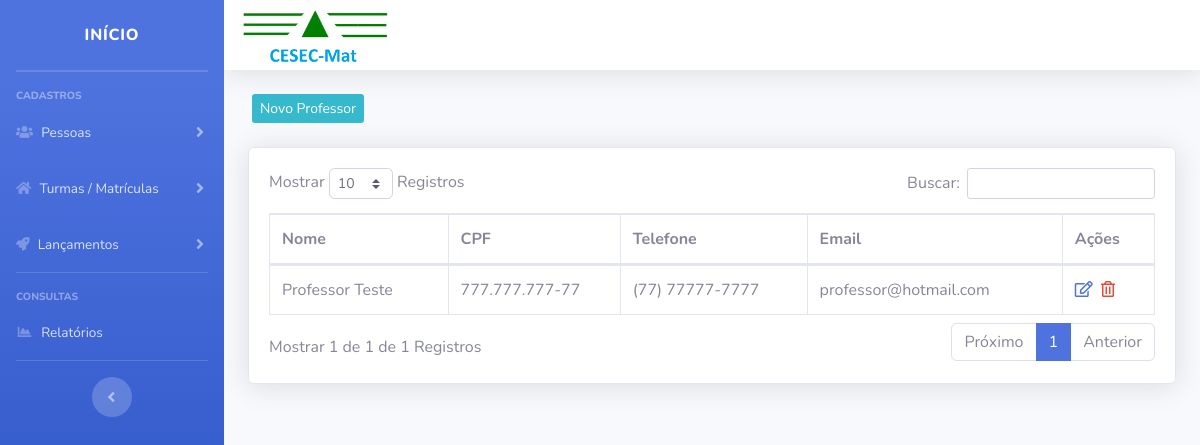
The app's page /cesec/painel/index.php?pag=professores, older data.
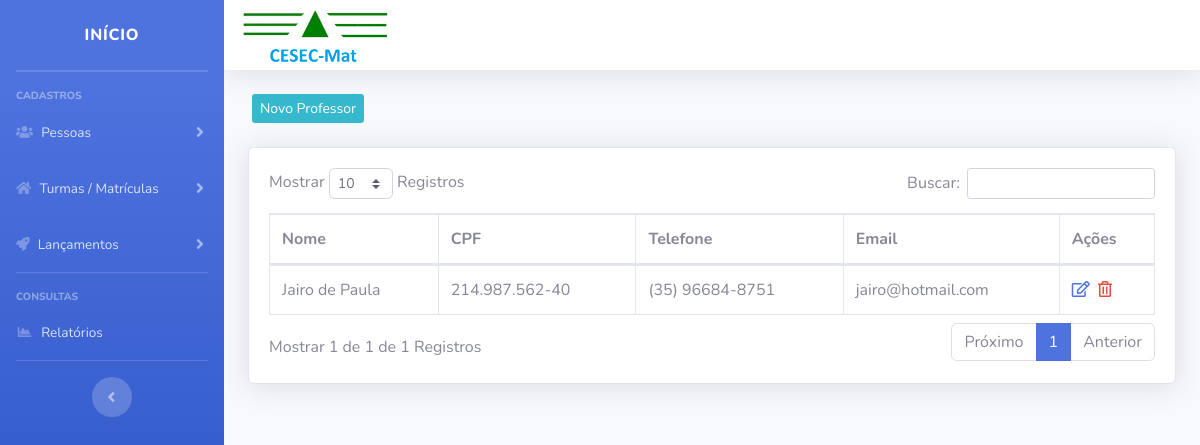
The same page, newer data.
### tables this page shows
CREATE TABLE `professores` (
  `id` int(11) NOT NULL,
  `nome` varchar(50) NOT NULL,
  `cpf` varchar(20) NOT NULL,
  `telefone` varchar(20) NOT NULL,
  `email` varchar(50) NOT NULL
);

### cesec/painel/professores.php (the view, shortened to what this page needs)
<?php
$pag = "professores";
require_once("../conexao.php");
?>
<div class="row mt-4 mb-4">
    <a type="button" class="btn-info btn-sm ml-3 d-none d-md-block" href="index.php?pag=<?php echo $pag ?>&funcao=novo">Novo Professor</a>
</div>
<div class="card shadow mb-4">
    <div class="card-body">
        <div class="table-responsive">
            <table class="table table-bordered" id="dataTable" width="100%" cellspacing="0">
                <thead>
                    <tr>
                        <th>Nome</th>
                        <th>CPF</th>
                        <th>Telefone</th>
                        <th>Email</th>
                        <th>Ações</th>
                    </tr>
                </thead>
                <tbody>
                 <?php
                 $query = $pdo->query("SELECT * FROM professores order by id desc ");
                 $res = $query->fetchAll(PDO::FETCH_ASSOC);
                 for ($i=0; $i < count($res); $i++) {
                  $nome = $res[$i]['nome'];
                  $cpf = $res[$i]['cpf'];
                  $telefone = $res[$i]['telefone'];
                  $email = $res[$i]['email'];
                  $id = $res[$i]['id'];
                  ?>
                  <tr>
                    <td><?php echo $nome ?></td>
                    <td><?php echo $cpf ?></td>
                    <td><?php echo $telefone ?></td>
                    <td><?php echo $email ?></td>
                    <td>
                       <a href="index.php?pag=<?php echo $pag ?>&funcao=editar&id=<?php echo $id ?>" class='text-primary mr-1' title='Editar Dados'><i class='far fa-edit'></i></a>
                       <a href="index.php?pag=<?php echo $pag ?>&funcao=excluir&id=<?php echo $id ?>" class='text-danger mr-1' title='Excluir Registro'><i class='far fa-trash-alt'></i></a>
                   </td>
               </tr>
           <?php } ?>
       </tbody>
   </table>
</div>
</div>
</div>

Row changes from the older to the newer data that the page shows:
removed professores: nome "Professor Teste", cpf "777.777.777-77", telefone "(77) 77777-7777", email "professor@hotmail.com"
added professores: nome "Jairo de Paula", cpf "214.987.562-40", telefone "(35) 96684-8751", email "jairo@hotmail.com"
